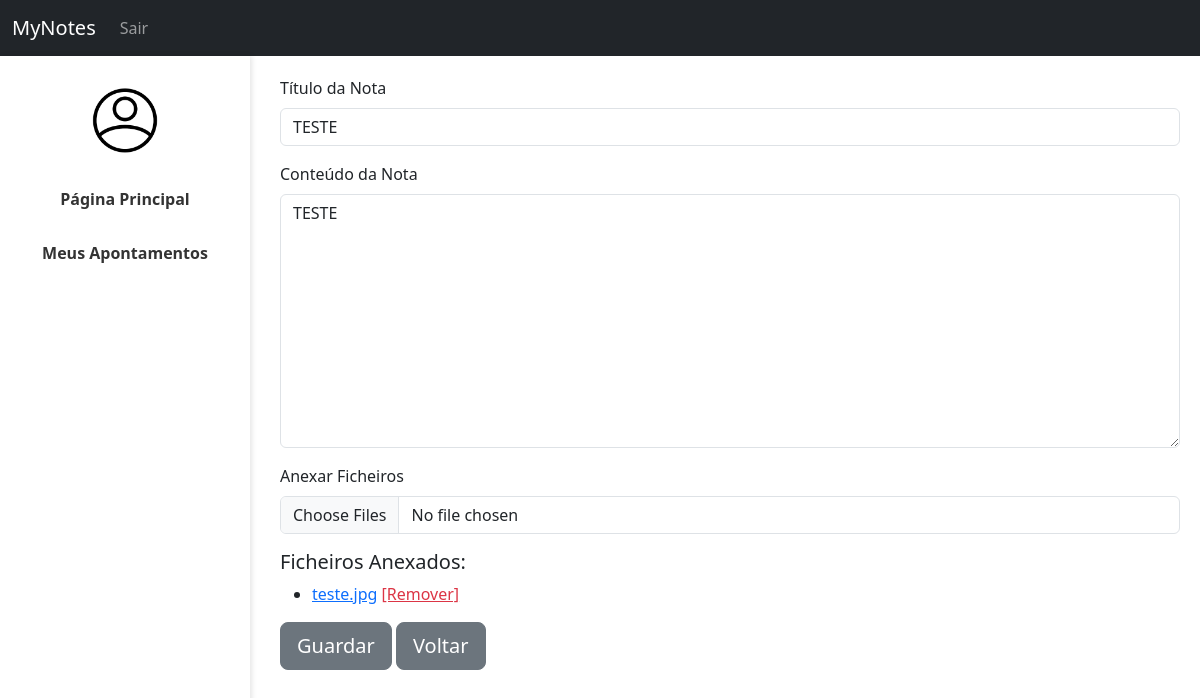
The app's page /MyNotes/editar_nota.php?id=21 (signed in) with its own data.
### tables this page shows
CREATE TABLE `notes` (
  `id` int(11) NOT NULL,
  `user_id` int(11) NOT NULL,
  `id_cadeira` int(11) DEFAULT NULL,
  `escola` int(11) DEFAULT NULL,
  `title` varchar(255) NOT NULL,
  `content` text NOT NULL,
  `private_status` tinyint(2) NOT NULL DEFAULT 1,
  `created_at` timestamp NOT NULL DEFAULT current_timestamp(),
  `updated_at` timestamp NOT NULL DEFAULT current_timestamp() ON UPDATE current_timestamp()
);

CREATE TABLE `note_files` (
  `id` int(11) NOT NULL,
  `note_id` int(11) NOT NULL,
  `file_path` varchar(500) NOT NULL,
  `file_type` varchar(50) NOT NULL,
  `uploaded_at` timestamp NOT NULL DEFAULT current_timestamp()
);

### MyNotes/editar_nota.php (the view, shortened to what this page needs)
<?php
require_once 'config.php';
$id = $_SESSION["user_id"];
$noteId = intval($_GET['id']);
$stmt = $conn->prepare("SELECT * FROM notes WHERE id = :note_id AND user_id = :user_id");
$stmt->bindParam(":note_id", $noteId, PDO::PARAM_INT);
$stmt->bindParam(":user_id", $id, PDO::PARAM_INT);
$stmt->execute();
$note = $stmt->fetch(PDO::FETCH_ASSOC);
$stmtFiles = $conn->prepare("SELECT * FROM note_files WHERE note_id = :note_id");
$stmtFiles->bindParam(":note_id", $noteId, PDO::PARAM_INT);
$stmtFiles->execute();
$files = $stmtFiles->fetchAll(PDO::FETCH_ASSOC);
?>
<!DOCTYPE html>
<html lang="pt">
<head>
    <link href="https://cdn.jsdelivr.net/npm/bootstrap@5.3.0/dist/css/bootstrap.min.css" rel="stylesheet">
    <link rel="stylesheet" href="styles.css">
</head>
<body>
    <nav class="navbar navbar-expand-lg navbar-dark bg-dark">
        <div class="container-fluid">
            <a class="navbar-brand" href="index.php">MyNotes</a>
            <div class="collapse navbar-collapse" id="navbarNav">
                <ul class="navbar-nav w-100 align-items-center">
                    <li class="nav-item">
                        <a class="nav-link" href="logout.php">Sair</a>
                    </li>
                </ul>
            </div>
        </div>
    </nav>
    <div class="sidebar" style="text-align: center;">
        <a href="perfil.php" style="border: none; background: none; padding: 0;">
            <img src="./img/avatar.png" class="rounded-circle" style="width: 80px; border: none;" alt="Avatar" />
        </a>
        <a href="index.php">Página Principal</a>
        <a href="apontamentos.php">Meus Apontamentos</a>
    </div>
    <form method="POST" enctype="multipart/form-data">
        <div class="content">
            <div class="mb-3">
                <label for="title" class="form-label">Título da Nota</label>
                <input type="text" class="form-control" name="title" value="<?= htmlspecialchars($note['title']) ?>" required>
            </div>
            <div class="mb-3">
                <label for="text" class="form-label">Conteúdo da Nota</label>
                <textarea class="form-control" name="text" rows="10"><?= htmlspecialchars($note['content']) ?></textarea>
            </div>
            <div class="mb-3">
                <label for="files" class="form-label">Anexar Ficheiros</label>
                <input type="file" class="form-control" name="files[]" multiple>
            </div>
            <div class="mb-3">
                <h5>Ficheiros Anexados:</h5>
                <ul>
                    <?php foreach ($files as $file): ?>
                        <li>
                            <a href="<?= htmlspecialchars($file['file_path']) ?>" target="_blank"><?= htmlspecialchars(basename($file['file_path'])) ?></a>
                            <a href="editar_nota.php?id=<?= $noteId ?>&delete_file=<?= $file['id'] ?>" class="text-danger">[Remover]</a>
                        </li>
                    <?php endforeach; ?>
                </ul>
            </div>
            <div class="mb-3">
                <button class="btn btn-secondary btn-lg" type="submit">Guardar</button>
                <a href="apontamentos.php" class="btn btn-secondary btn-lg">Voltar</a>
            </div>
        </div>
    </form>
</body>
</html>

### MyNotes/styles.css (style rules this page uses)
.sidebar { width: 250px; height: 100vh; position: fixed; left: 0; top: 56px; padding-top: 20px; box-shadow: 2px 0 5px rgba(0, 0, 0, 0.1); }
.sidebar a { display: block; padding: 15px; color: #333; text-decoration: none; font-weight: bold; }
.content { margin-left: 260px; padding: 20px; max-width: calc(100% - 260px); }

### records on screen
notes: title "TESTE", text "TESTE"
note_files: file_path "teste.jpg"
